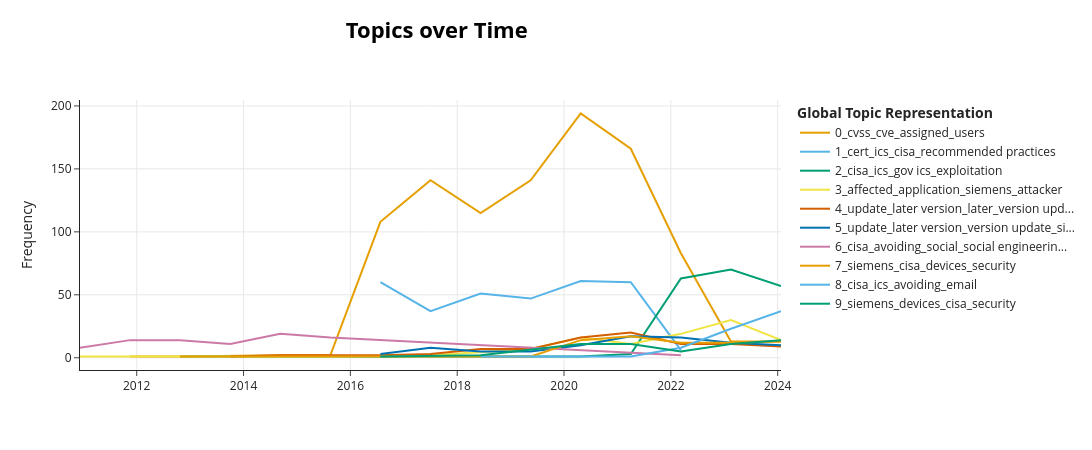

Notebook source saved alongside this figure:
### Code cell
# In [32]:
# Membuat visualisasi tren topik per tahun untuk Skenario B (CyBERT)

# 1. Definisikan variabel 'dokumen' dari dataframe yang sudah diload di Notebook 04
dokumen = df_data['teks_bersih'].tolist()

# 2. Mengekstrak tahun dari kolom release_date
df_data['tahun'] = pd.to_datetime(df_data['release_date']).dt.year

# 3. Menghitung Topics Over Time
topics_over_time_B = topic_model_B.topics_over_time(
    dokumen, 
    df_data['tahun'].tolist(), 
    nr_bins=len(df_data['tahun'].unique())
)

# 4. Visualisasi interaktif
fig_tot = topic_model_B.visualize_topics_over_time(topics_over_time_B, top_n_topics=10)
path_tot = RESULTS_EVA / "topics_over_time_skenario_B.html"
fig_tot.write_html(str(path_tot))
print(f"Visualisasi Topics Over Time disimpan di: {path_tot}")
fig_tot.show()

### Figure 1 — Plotly figure (JSON) as saved in the notebook; plotly's stock layout.template omitted (floating-point values rounded to 4 significant figures)
{"data": [{"hoverinfo": "text", "hovertext": ["<b>Topic 0</b><br>Words: winlog, scada, 07, pro scada, winlog lite", "<b>Topic 0</b><br>Words: cpr9, cpr9 sr5, sr5, rockwell automation, rockwell", "<b>Topic 0</b><br>Words: earlier, r3, vxworks, wind river, river", "<b>Topic 0</b><br>Words: series, versions prior, series version, series versions, m12", "<b>Topic 0</b><br>Words: ics cert, cert, cvss, assigned, 2017", "<b>Topic 0</b><br>Words: cvss, nccic, 2018, users, cve", "<b>Topic 0</b><br>Words: 2019, cvss, cve, cve 2019, vulnerability", "<b>Topic 0</b><br>Words: cvss, cve, assigned, 2020, cve 2020", "<b>Topic 0</b><br>Words: cvss, assigned, cve, 2021, users", "<b>Topic 0</b><br>Words: cvss, assigned, cve, users, ui", "<b>Topic 0</b><br>Words: cvss, cve, users, assigned, vulnerability", "<b>Topic 0</b><br>Words: android, siemens, security, industrial security, industrial", "<b>Topic 0</b><br>Words: festo, cve, codesys, scalance, controller"], "marker": {"color": "#E69F00"}, "mode": "lines", "name": "0_cvss_cve_assigned_users", "type": "scatter", "x": [2012.0, 2013.0, 2015.0, 2016.0, 2017.0, 2018.0, 2018.0, 2019.0, 2020.0, 2021.0, 2022.0, 2023.0, 2024.0], "y": [1, 1, 2, 2, 108, 141, 115, 141, 194, 166, 83, 13, 13]}, {"hoverinfo": "text", "hovertext": ["<b>Topic 1</b><br>Words: ics cert, cert, ics, recommended practices, csaf", "<b>Topic 1</b><br>Words: nccic, cert, ics cert, recommended practices, vulnerability", "<b>Topic 1</b><br>Words: cert, nccic, recommended practices, csaf, vulnerability", "<b>Topic 1</b><br>Words: cert, cisa, recommended practices, vulnerability, csaf", "<b>Topic 1</b><br>Words: cisa, cert, recommended practices, ics, csaf", "<b>Topic 1</b><br>Words: cisa, ics, recommended practices, exploitation vulnerability, csaf", "<b>Topic 1</b><br>Words: ics, cisa, gov, csaf, exploitation vulnerability"], "marker": {"color": "#56B4E9"}, "mode": "lines", "name": "1_cert_ics_cisa_recommended practices", "type": "scatter", "x": [2017.0, 2018.0, 2018.0, 2019.0, 2020.0, 2021.0, 2022.0], "y": [60, 37, 51, 47, 61, 60, 6]}, {"hoverinfo": "text", "hovertext": ["<b>Topic 2</b><br>Words: cisa, ics, vulnerability, mitigation, defense", "<b>Topic 2</b><br>Words: dll, ics cert, cert, ics, moxa", "<b>Topic 2</b><br>Words: cisa, ics, exploitation, exploitation vulnerability, vulnerability", "<b>Topic 2</b><br>Words: cisa, installation execute, file resident, dlls inside, inside software", "<b>Topic 2</b><br>Words: cisa, cpu, ics, mitsubishi electric, mitsubishi", "<b>Topic 2</b><br>Words: cisa, sys600, ics, vulnerability, exploitation", "<b>Topic 2</b><br>Words: cisa, ics, vulnerability, gov ics, defense", "<b>Topic 2</b><br>Words: cisa, ics, gov ics, exploitation, defense", "<b>Topic 2</b><br>Words: cisa, ics, gov ics, exploitation, control"], "marker": {"color": "#009E73"}, "mode": "lines", "name": "2_cisa_ics_gov ics_exploitation", "type": "scatter", "x": [2013.0, 2017.0, 2018.0, 2019.0, 2020.0, 2021.0, 2022.0, 2023.0, 2024.0], "y": [1, 1, 1, 1, 1, 3, 63, 70, 57]}, {"hoverinfo": "text", "hovertext": ["<b>Topic 3</b><br>Words: siemens, stop, controller stop, engineering software, devices", "<b>Topic 3</b><br>Words: siemens, tool simatic, simatic, supported users, longer", "<b>Topic 3</b><br>Words: firmware, ftp server, ir, ftp, credentials", "<b>Topic 3</b><br>Words: softcms, moxa, moxa softcms, suggested mitigation, download moxa", "<b>Topic 3</b><br>Words: simatic, upd3, download, update, siemens", "<b>Topic 3</b><br>Words: web, web application, application, authentication web, authentication", "<b>Topic 3</b><br>Words: ccs, siemens, affected, application, access", "<b>Topic 3</b><br>Words: affected, siemens, devices, update, later version", "<b>Topic 3</b><br>Words: affected, access, devices, siemens, attacker", "<b>Topic 3</b><br>Words: affected, siemens, attacker, nice, devices", "<b>Topic 3</b><br>Words: port 8000, 8000, application, affected, affected application"], "marker": {"color": "#F0E442"}, "mode": "lines", "name": "3_affected_application_siemens_attacker", "type": "scatter", "x": [2011.0, 2012.0, 2015.0, 2016.0, 2018.0, 2019.0, 2020.0, 2021.0, 2022.0, 2023.0, 2024.0], "y": [1, 1, 1, 1, 2, 7, 16, 11, 19, 30, 14]}, {"hoverinfo": "text", "hovertext": ["<b>Topic 4</b><br>Words: wincc, upgrade, update upgrade, update, v8 update", "<b>Topic 4</b><br>Words: wincc tia, wincc, tia portal, tia, update", "<b>Topic 4</b><br>Words: wincc, update, v7, wincc v7, simatic", "<b>Topic 4</b><br>Words: update, update v4, v4, version update, later version", "<b>Topic 4</b><br>Words: download update, update license, software download, manager software, license manager", "<b>Topic 4</b><br>Words: update, later version, version update, later, version", "<b>Topic 4</b><br>Words: update, later version, version update, later, version", "<b>Topic 4</b><br>Words: update, later version, later, image, hmi", "<b>Topic 4</b><br>Words: later version, update, later, version update, version", "<b>Topic 4</b><br>Words: later version, update, version update, later, version", "<b>Topic 4</b><br>Words: update, later version, version update, later, version", "<b>Topic 4</b><br>Words: later version, update, version update, later, version"], "marker": {"color": "#D55E00"}, "mode": "lines", "name": "4_update_later version_later_version upd...", "type": "scatter", "x": [2014.0, 2015.0, 2016.0, 2017.0, 2018.0, 2018.0, 2019.0, 2020.0, 2021.0, 2022.0, 2023.0, 2024.0], "y": [1, 2, 2, 2, 3, 7, 7, 16, 20, 11, 11, 9]}, {"hoverinfo": "text", "hovertext": ["<b>Topic 5</b><br>Words: install v1, download install, install, download, v1", "<b>Topic 5</b><br>Words: update, siemens, later version, version update, later", "<b>Topic 5</b><br>Words: security vulnerability, security, siemens, update, access", "<b>Topic 5</b><br>Words: update, later version, version update, later, version", "<b>Topic 5</b><br>Words: later version, siemens, update, version update, later", "<b>Topic 5</b><br>Words: later version, update, version update, later, siemens", "<b>Topic 5</b><br>Words: later version, version update, update, later, siemens", "<b>Topic 5</b><br>Words: later version, update, version update, later, siemens", "<b>Topic 5</b><br>Words: update, version, later version, siemens, version update"], "marker": {"color": "#0072B2"}, "mode": "lines", "name": "5_update_later version_version update_si...", "type": "scatter", "x": [2017.0, 2018.0, 2018.0, 2019.0, 2020.0, 2021.0, 2022.0, 2023.0, 2024.0], "y": [3, 8, 5, 5, 10, 17, 16, 12, 10]}, {"hoverinfo": "text", "hovertext": ["<b>Topic 6</b><br>Words: cisa, avoiding, social engineering, social, email", "<b>Topic 6</b><br>Words: cisa, avoiding, social, social engineering, email", "<b>Topic 6</b><br>Words: cisa, avoiding, social engineering, social, email", "<b>Topic 6</b><br>Words: cisa, avoiding, social engineering, social, email", "<b>Topic 6</b><br>Words: cisa, avoiding, social engineering, social, email", "<b>Topic 6</b><br>Words: cisa, avoiding, social engineering, social, email", "<b>Topic 6</b><br>Words: cisa, avoiding, social, social engineering, email"], "marker": {"color": "#CC79A7"}, "mode": "lines", "name": "6_cisa_avoiding_social_social engineerin...", "type": "scatter", "x": [2011.0, 2012.0, 2013.0, 2014.0, 2015.0, 2016.0, 2022.0], "y": [8, 14, 14, 11, 19, 16, 2]}, {"hoverinfo": "text", "hovertext": ["<b>Topic 7</b><br>Words: moxa, g903, edr g903, moxa edr, ssh ssl", "<b>Topic 7</b><br>Words: source, upgrade source, source code, data allowed, does store", "<b>Topic 7</b><br>Words: siemens, devices, position modify, integrity protection, version v16", "<b>Topic 7</b><br>Words: javascript, subversion, polarion, javascript code, malicious", "<b>Topic 7</b><br>Words: siemens, devices, cisa, security, recommends", "<b>Topic 7</b><br>Words: siemens, cisa, devices, security, recommends", "<b>Topic 7</b><br>Words: siemens, devices, cisa, security, products", "<b>Topic 7</b><br>Words: siemens, cisa, devices, security, ics", "<b>Topic 7</b><br>Words: siemens, cisa, devices, security, products"], "marker": {"color": "#E69F00"}, "mode": "lines", "name": "7_siemens_cisa_devices_security", "type": "scatter", "x": [2013.0, 2015.0, 2018.0, 2019.0, 2020.0, 2021.0, 2022.0, 2023.0, 2024.0], "y": [1, 1, 1, 1, 14, 17, 12, 12, 13]}, {"hoverinfo": "text", "hovertext": ["<b>Topic 8</b><br>Words: cisa, ethernet, mitsubishi electric, mitsubishi, ics", "<b>Topic 8</b><br>Words: cms8000, cms8000 devices, threat actor, remove contec, fda recommendation", "<b>Topic 8</b><br>Words: cisa, ics, avoiding, email, engineering", "<b>Topic 8</b><br>Words: cisa, ics, avoiding, attacks, email", "<b>Topic 8</b><br>Words: cisa, ics, avoiding, email, social"], "marker": {"color": "#56B4E9"}, "mode": "lines", "name": "8_cisa_ics_avoiding_email", "type": "scatter", "x": [2018.0, 2021.0, 2022.0, 2023.0, 2024.0], "y": [1, 1, 8, 23, 37]}, {"hoverinfo": "text", "hovertext": ["<b>Topic 9</b><br>Words: siemens, discovery, devices, cisa, industrial", "<b>Topic 9</b><br>Words: siemens, devices, cisa, security, mirrored", "<b>Topic 9</b><br>Words: siemens, devices, cisa, security, industrial", "<b>Topic 9</b><br>Words: siemens, devices, cisa, security, industrial", "<b>Topic 9</b><br>Words: siemens, devices, cisa, security, industrial", "<b>Topic 9</b><br>Words: siemens, devices, cisa, security, industrial", "<b>Topic 9</b><br>Words: siemens, devices, cisa, security, recommends"], "marker": {"color": "#009E73"}, "mode": "lines", "name": "9_siemens_devices_cisa_security", "type": "scatter", "x": [2017.0, 2018.0, 2020.0, 2021.0, 2022.0, 2023.0, 2024.0], "y": [1, 2, 11, 11, 5, 11, 14]}], "layout": {"height": 450, "hoverlabel": {"bgcolor": "white", "font": {"family": "Rockwell", "size": 16}}, "legend": {"title": {"text": "<b>Global Topic Representation"}}, "title": {"font": {"color": "Black", "size": 22}, "text": "<b>Topics over Time</b>", "x": 0.4, "xanchor": "center", "y": 0.95, "yanchor": "top"}, "width": 1250, "xaxis": {"showgrid": true}, "yaxis": {"showgrid": true, "title": {"text": "Frequency"}}}}
